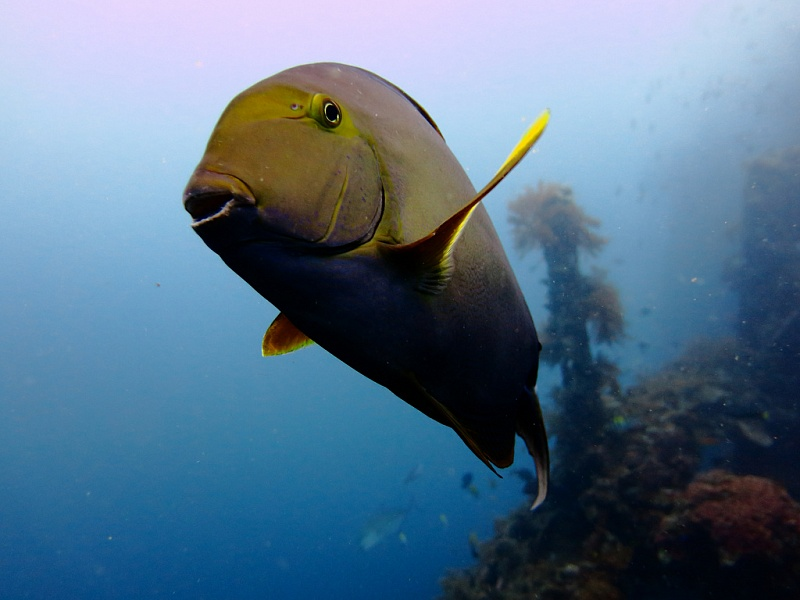
#> input picture hw-4/im1.jpg, 800 x 600 px
$ jupyter execute --allow-errors hw-4-4.ipynb
#> lines starting #> are read from the running program, lines starting #| are printed output that depends on the picture
# 1

[cell 1]
import numpy as np
from PIL import Image
import matplotlib.pyplot as plt

im = Image.open("im1.jpg").convert("RGB")
#> im is the input picture: PIL image 800x600 RGB; mean R, G, B 87.9, 115.5, 138.7
pixels = np.array(im)

fft_channels = []
for channel in range(3):
    fft = np.fft.fft2(pixels[:, :, channel])
    fft_shifted = np.fft.fftshift(fft)
    fft_channels.append(fft_shifted)
#> after the loop, fft_channels = 3 items

magnitude = np.log(np.abs(fft_channels[0]))
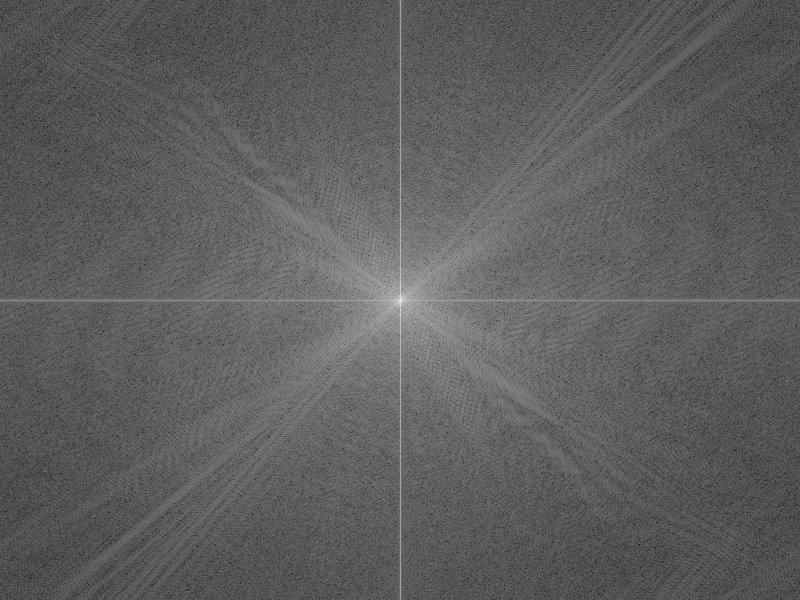
#> magnitude: shape (600, 800) float64; min 1.26, max 17.56, mean 7.3; drawn with min black and max white
plt.imsave("out.jpg", magnitude, cmap='gray')

rows, cols = pixels.shape[:2]
#> rows = 600; cols = 800
for channel in range(3):
    fft_channels[channel][rows//2:, :] = 0
    fft_channels[channel][:, cols//2:] = 0


reconstructed = np.zeros_like(pixels, dtype=np.uint8)
for channel in range(3):
    ifft_shifted = np.fft.ifftshift(fft_channels[channel])
    reconstructed[:, :, channel] = np.abs(np.fft.ifft2(ifft_shifted))
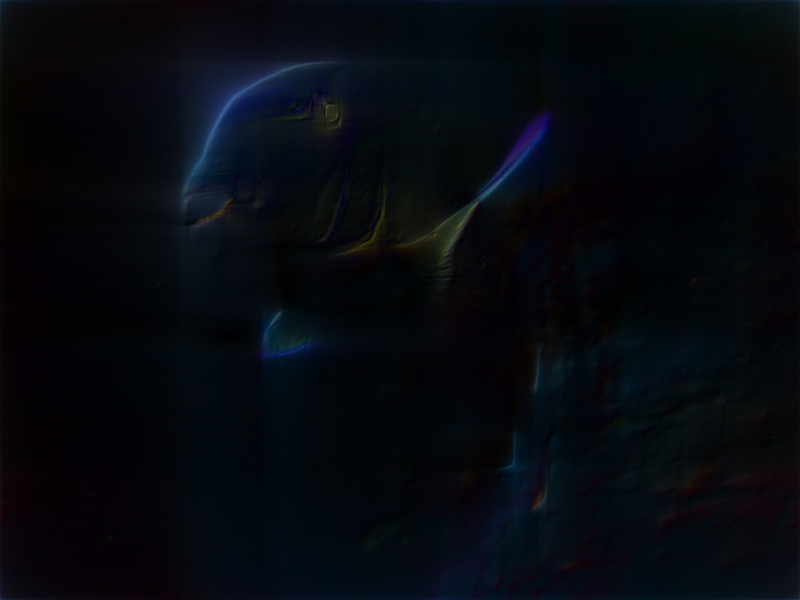
#> reconstructed: shape (600, 800, 3); mean of channels 0, 1, 2 6, 9.1, 14.9; drawn as R, G, B


Image.fromarray(reconstructed).save("out2.jpg")
im_out = Image.open("out2.jpg").convert("RGB")
im_out
